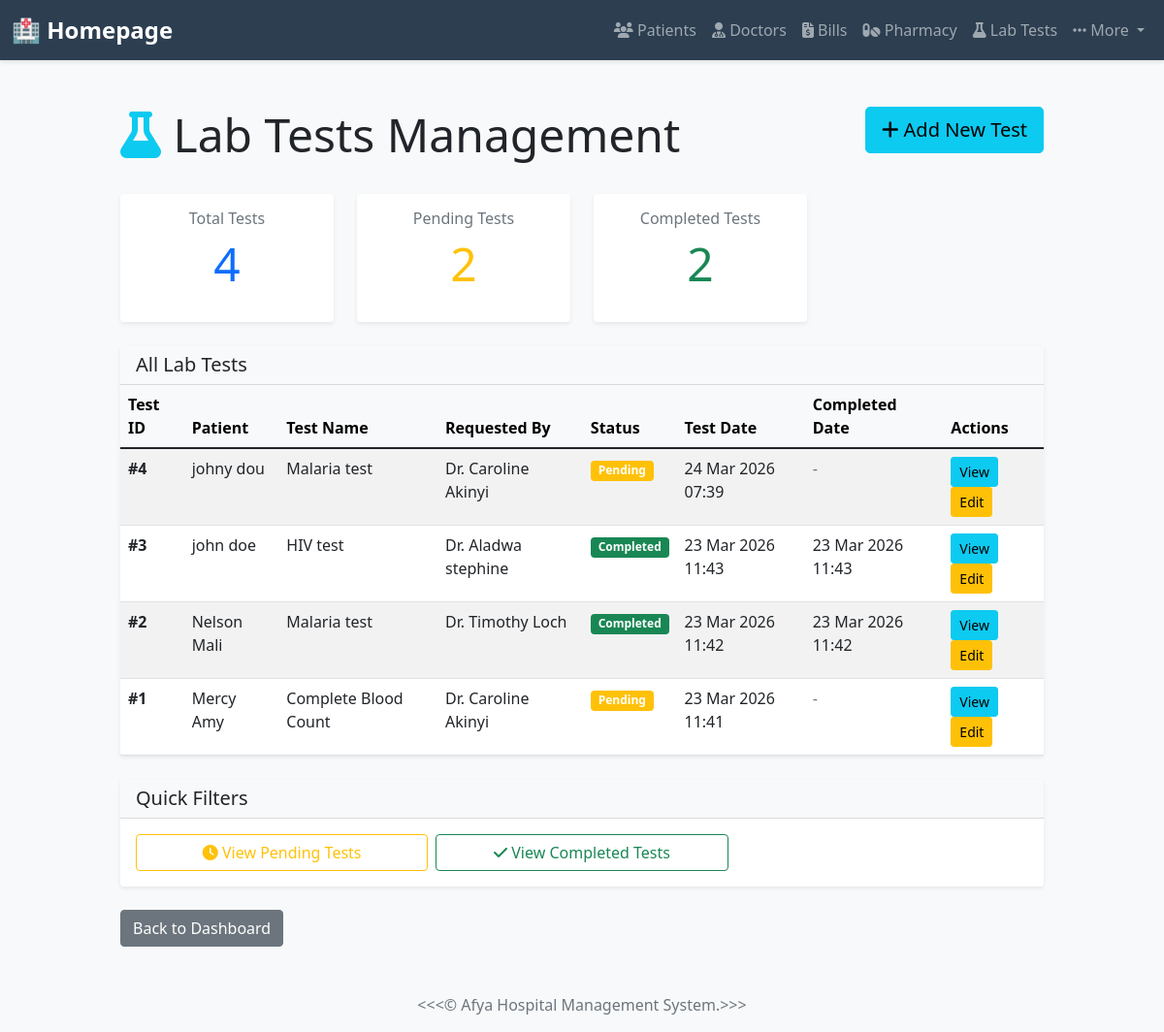
The app's page /lab-tests-management/ with its own data.
### myapp/models.py (models this page shows, shortened)
class LabTest(models.Model):
    STATUS_CHOICES = [
        ('Pending', 'Pending'),
        ('Completed', 'Completed'),
        ('Cancelled', 'Cancelled'),
    ]
    patient = models.ForeignKey(Patient, on_delete=models.CASCADE)
    test_name = models.CharField(max_length=100)
    description = models.TextField(blank=True, null=True, help_text="Optional test description or notes")
    status = models.CharField(max_length=20, choices=STATUS_CHOICES, default='Pending')
    results = models.FileField(upload_to='lab_results/', blank=True, null=True)
    test_date = models.DateTimeField(auto_now_add=True)
    completed_date = models.DateTimeField(null=True, blank=True)
    requested_by = models.ForeignKey(Doctor, on_delete=models.SET_NULL, null=True, blank=True)
    class Meta:
        ordering = ['-test_date']

class Patient(models.Model):
    GENDER_CHOICES = [
        ('M', 'Male'),
        ('F', 'Female'),
        ('O', 'Other'),
    ]
    patient_id = models.CharField(max_length=20, unique=True)
    first_name = models.CharField(max_length=100)
    last_name = models.CharField(max_length=100)
    email = models.EmailField(unique=True)
    phone_number = models.CharField(max_length=15)
    gender = models.CharField(max_length=1, choices=GENDER_CHOICES)
    date_of_birth = models.DateField()
    address = models.TextField()
    date_registered = models.DateTimeField(auto_now_add=True)
    medical_history = models.TextField(blank=True, null=True)
    class Meta:
        ordering = ['-date_registered']

class Doctor(models.Model):
    DEPARTMENT_CHOICES = [
        ('cardiology', 'Cardiology'),
        ('neurology', 'Neurology'),
        ('pediatrics', 'Pediatrics'),
        ('orthopedics', 'Orthopedics'),
        ('general', 'General Medicine'),
    ]
    doctor_id = models.CharField(max_length=20, unique=True)
    first_name = models.CharField(max_length=100)
    last_name = models.CharField(max_length=100)
    email = models.EmailField(unique=True)
    specialization = models.CharField(max_length=100)
    phone_number = models.CharField(max_length=15)
    department = models.CharField(max_length=50, choices=DEPARTMENT_CHOICES)
    schedule = models.TextField(blank=True, null=True, help_text="Optional scheduling notes or timeslots")
    date_added = models.DateTimeField(auto_now_add=True)
    class Meta:
        ordering = ['last_name', 'first_name']

### myapp/views.py (the view)
# urls.py: path('lab-tests-management/', views.lab_tests_management, name='lab_tests_management'),
def lab_tests_management(request):
    lab_tests = LabTest.objects.select_related('patient', 'requested_by').order_by('-test_date')
    test_count = lab_tests.count()
    pending_count = lab_tests.filter(status='Pending').count()
    completed_count = lab_tests.filter(status='Completed').count()
    context = {
        'lab_tests': lab_tests,
        'test_count': test_count,
        'pending_count': pending_count,
        'completed_count': completed_count,
        'title': 'Lab Tests Management',
    }
    return render(request, 'lab_tests_management.html', context)

### myapp/templates/lab_tests_management.html (shortened to what this page needs)
{% extends 'base.html' %}
{% block content %}
<div class="container mt-5">
    <div class="row mb-4">
        <div class="col-md-8">
            <h1 class="display-5">
                <i class="fas fa-flask text-info"></i> Lab Tests Management
            </h1>
        </div>
        <div class="col-md-4 text-end">
            <a href="{% url 'myapp:add_lab_test' %}" class="btn btn-info btn-lg">
                <i class="fas fa-plus"></i> Add New Test
            </a>
        </div>
    </div>
    <div class="row g-4 mb-4">
        <div class="col-md-3">
            <div class="card shadow-sm border-primary">
                <div class="card-body text-center">
                    <h6 class="card-title text-muted">Total Tests</h6>
                    <p class="display-5 text-primary">{{ test_count }}</p>
                </div>
            </div>
        </div>
        <div class="col-md-3">
            <div class="card shadow-sm border-warning">
                <div class="card-body text-center">
                    <h6 class="card-title text-muted">Pending Tests</h6>
                    <p class="display-5 text-warning">{{ pending_count }}</p>
                </div>
            </div>
        </div>
        <div class="col-md-3">
            <div class="card shadow-sm border-success">
                <div class="card-body text-center">
                    <h6 class="card-title text-muted">Completed Tests</h6>
                    <p class="display-5 text-success">{{ completed_count }}</p>
                </div>
            </div>
        </div>
    </div>
    <div class="row">
        <div class="col-md-12">
            <div class="card shadow-sm">
                <div class="card-header bg-light">
                    <h5 class="mb-0">All Lab Tests</h5>
                </div>
                <div class="table-responsive">
                    <table class="table table-hover table-striped mb-0">
                        <thead class="table-light">
                            <tr>
                                <th>Test ID</th>
                                <th>Patient</th>
                                <th>Test Name</th>
                                <th>Requested By</th>
                                <th>Status</th>
                                <th>Test Date</th>
                                <th>Completed Date</th>
                                <th>Actions</th>
                            </tr>
                        </thead>
                        <tbody>
                            {% for test in lab_tests %}
                            <tr>
                                <td><strong>#{{ test.id }}</strong></td>
                                <td>{{ test.patient.first_name }} {{ test.patient.last_name }}</td>
                                <td>{{ test.test_name }}</td>
                                <td>
                                    {% if test.requested_by %}
                                        Dr. {{ test.requested_by.first_name }} {{ test.requested_by.last_name }}
                                    {% else %}
                                        <span class="text-muted">N/A</span>
                                    {% endif %}
                                </td>
                                <td>
                                    {% if test.status == 'Completed' %}
                                        <span class="badge bg-success">Completed</span>
                                    {% elif test.status == 'Pending' %}
                                        <span class="badge bg-warning">Pending</span>
                                    {% elif test.status == 'Cancelled' %}
                                        <span class="badge bg-danger">Cancelled</span>
                                    {% endif %}
                                </td>
                                <td>{{ test.test_date|date:"d M Y H:i" }}</td>
                                <td>
                                    {% if test.completed_date %}
                                        {{ test.completed_date|date:"d M Y H:i" }}
                                    {% else %}
                                        <span class="text-muted">-</span>
                                    {% endif %}
                                </td>
                                <td>
                                    <a href="{% url 'myapp:lab_test_detail' test.pk %}" class="btn btn-sm btn-info">View</a>
                                    <a href="{% url 'myapp:update_lab_test' test.pk %}" class="btn btn-sm btn-warning">Edit</a>
                                </td>
                            </tr>
                            {% empty %}
                            <tr>
                                <td colspan="8" class="text-center text-muted py-4">No lab tests found</td>
                            </tr>
                            {% endfor %}
                        </tbody>
                    </table>
                </div>
            </div>
        </div>
    </div>
    <div class="row mt-4">
        <div class="col-md-12">
            <div class="card shadow-sm">
                <div class="card-header bg-light">
                    <h5 class="mb-0">Quick Filters</h5>
                </div>
                <div class="card-body">
                    <div class="row g-2">
                        <div class="col-md-4">
                            <a href="{% url 'myapp:lab_test_list' %}" class="btn btn-outline-warning w-100">
                                <i class="fas fa-clock"></i> View Pending Tests
                            </a>
                        </div>
                        <div class="col-md-4">
                            <a href="{% url 'myapp:lab_test_list' %}" class="btn btn-outline-success w-100">
                                <i class="fas fa-check"></i> View Completed Tests
                            </a>
                        </div>
                    </div>
                </div>
            </div>
        </div>
    </div>
    <div class="row mt-4">
        <div class="col-md-12">
            <a href="{% url 'myapp:homepage' %}" class="btn btn-secondary">Back to Dashboard</a>
        </div>
    </div>
</div>
{% endblock %}

### myapp/templates/base.html (style rules this page uses)
body { background-color: #f8f9fa; font-family: 'Segoe UI', Tahoma, Geneva, Verdana, sans-serif; }
.container { max-width: 1000px; margin-top: 30px; }
.card { box-shadow: 0 2px 8px rgba(0,0,0,0.1); border: none; }

### records on screen
LabTest: id "4", patient.first_name "johny", patient.last_name "dou", test_name "Malaria test", requested_by.first_name "Caroline", requested_by.last_name "Akinyi", status "Pending", test_date "24 Mar 2026 07:39"
LabTest: id "3", patient.first_name "john", patient.last_name "doe", test_name "HIV test", requested_by.first_name "Aladwa", requested_by.last_name "stephine", status "Completed", test_date "23 Mar 2026 11:43", completed_date "23 Mar 2026 11:43"
LabTest: id "2", patient.first_name "Nelson", patient.last_name "Mali", test_name "Malaria test", requested_by.first_name "Timothy", requested_by.last_name "Loch", status "Completed", test_date "23 Mar 2026 11:42", completed_date "23 Mar 2026 11:42"
LabTest: id "1", patient.first_name "Mercy", patient.last_name "Amy", test_name "Complete Blood Count", requested_by.first_name "Caroline", requested_by.last_name "Akinyi", status "Pending", test_date "23 Mar 2026 11:41"

### other values on screen
{{ test_count }} "4"
{{ pending_count }} "2"
{{ completed_count }} "2"
